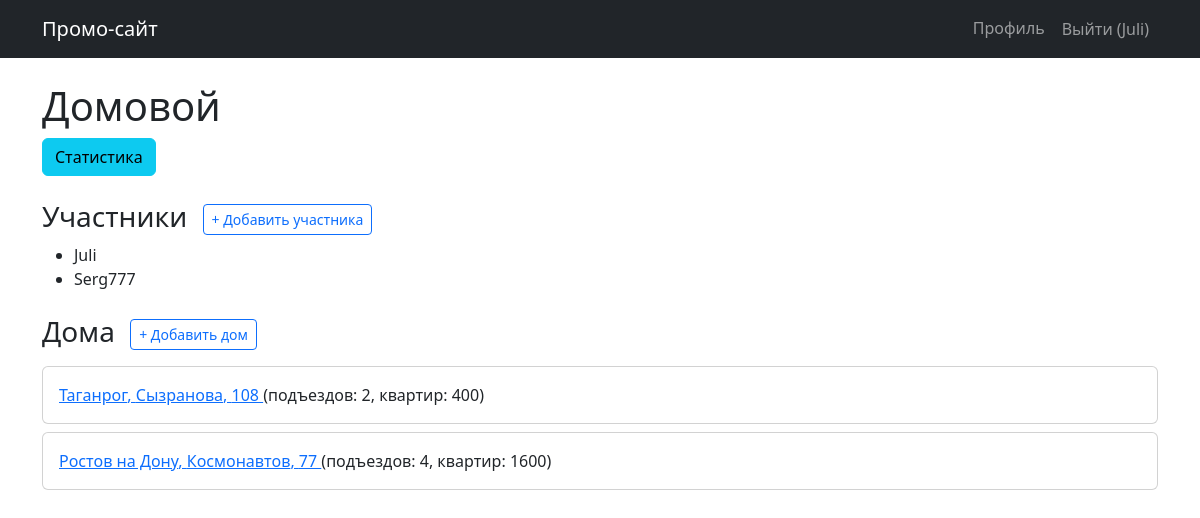
/campaign/3/ (signed in), run on the app's committed database.
### campaigns/models.py (models this page shows, shortened)
class Campaign(models.Model):
    name = models.CharField(max_length=200, verbose_name='Название')
    owner = models.ForeignKey(
        User, on_delete=models.CASCADE, related_name='campaigns',
        verbose_name='Владелец'
    )
    participants = models.ManyToManyField(
        User, related_name='participated_campaigns', blank=True,
        verbose_name='Участники'
    )
    created_at = models.DateTimeField(auto_now_add=True, verbose_name='Дата создания')
    class Meta:
        verbose_name = 'Кампания'
        verbose_name_plural = 'Кампании'

class House(models.Model):
    campaign = models.ForeignKey(
        Campaign, on_delete=models.CASCADE, related_name='houses',
        verbose_name='Кампания'
    )
    city = models.CharField(max_length=100, verbose_name='Город')
    street = models.CharField(max_length=200, verbose_name='Улица')
    house_number = models.CharField(max_length=20, verbose_name='Номер дома')
    entrances = models.PositiveIntegerField(verbose_name='Количество подъездов')
    apartments_per_entrance = models.PositiveIntegerField(verbose_name='Квартир в подъезде')
    @property
    def total_apartments(self):
        return self.entrances * self.apartments_per_entrance
    class Meta:
        verbose_name = 'Дом'
        verbose_name_plural = 'Дома'

### campaigns/views.py (the view, shortened to what this page needs)
# urls.py: path('campaign/<int:campaign_id>/', views.campaign_detail, name='campaign_detail'),
@login_required
def campaign_detail(request, campaign_id):
    campaign = get_object_or_404(Campaign, id=campaign_id)
    houses = campaign.houses.all()
    house_form = HouseForm()
    participant_form = AddParticipantForm()
    return render(request, 'campaigns/campaign_detail.html', {
        'campaign': campaign,
        'houses': houses,
        'house_form': house_form,
        'participant_form': participant_form,
    })

### campaigns/templates/campaigns/campaign_detail.html (shortened to what this page needs)
{% extends 'campaigns/base.html' %}
{% block content %}
<h1>{{ campaign.name }}</h1>
<a href="{% url 'campaign_statistics' campaign.id %}" class="btn btn-info">Статистика</a>
<h3 class="mt-4">
    Участники
    <button class="btn btn-sm btn-outline-primary ms-2" type="button" data-bs-toggle="collapse" data-bs-target="#participantForm" aria-expanded="false" aria-controls="participantForm">
        + Добавить участника
    </button>
</h3>
<ul>
    {% for participant in campaign.participants.all %}
        <li>{{ participant.username }}</li>
    {% empty %}
        <li>Нет других участников</li>
    {% endfor %}
</ul>
<h3 class="mt-4">
    Дома
    <button class="btn btn-sm btn-outline-primary ms-2" type="button" data-bs-toggle="collapse" data-bs-target="#houseForm" aria-expanded="false" aria-controls="houseForm">
        + Добавить дом
    </button>
</h3>
<div class="mt-3">
    {% for h in houses %}
        <div class="card mb-2">
            <div class="card-body">
                <a href="{% url 'house_detail' campaign.id h.id %}">
                    {{ h.city }}, {{ h.street }}, {{ h.house_number }}
                </a>
                (подъездов: {{ h.entrances }}, квартир: {{ h.total_apartments }})
            </div>
        </div>
    {% empty %}
        <p>Домов ещё нет.</p>
    {% endfor %}
</div>
{% endblock %}

### campaigns/templates/campaigns/base.html (shortened to what this page needs)
<!DOCTYPE html>
<html lang="ru">
<head>
    <link href="https://cdn.jsdelivr.net/npm/bootstrap@5.2.3/dist/css/bootstrap.min.css" rel="stylesheet">
</head>
<body>
    <nav class="navbar navbar-expand-lg navbar-dark bg-dark">
        <div class="container">
            <a class="navbar-brand" href="/">Промо-сайт</a>
            <div class="collapse navbar-collapse">
                <ul class="navbar-nav ms-auto">
                    {% if user.is_authenticated %}
                        <li class="nav-item"><a class="nav-link" href="{% url 'profile' %}">Профиль</a></li>
                        <li class="nav-item">
                            <form method="post" action="{% url 'logout' %}" style="display:inline;">
                                <button class="btn btn-link nav-link">Выйти ({{ user.username }})</button>
                            </form>
                        </li>
                    {% else %}
                        <li class="nav-item"><a class="nav-link" href="{% url 'login' %}">Войти</a></li>
                        <li class="nav-item"><a class="nav-link" href="{% url 'register' %}">Регистрация</a></li>
                    {% endif %}
                </ul>
            </div>
        </div>
    </nav>
    <div class="container mt-4">
        {% block content %}{% endblock %}
    </div>
</body>
</html>

### data on the page
Campaign: name "Домовой"
House: city "Таганрог", street "Сызранова", house_number "108", entrances "2", total_apartments "400"
House: city "Ростов на Дону", street "Космонавтов", house_number "77", entrances "4", total_apartments "1600"

### other printed values
{{ user.username }} "Juli"
{{ participant.username }} "Juli"
{{ participant.username }} "Serg777"
